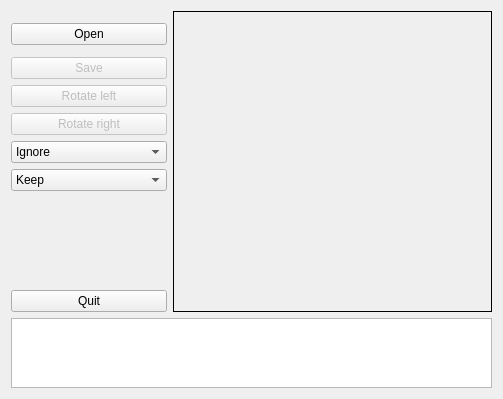
<?xml version="1.0" encoding="UTF-8"?>
<ui version="4.0">
 <class>KImageUI</class>
 <widget class="QWidget" name="KImageUI">
  <property name="geometry">
   <rect>
    <x>0</x>
    <y>0</y>
    <width>503</width>
    <height>399</height>
   </rect>
  </property>
  <property name="windowTitle">
   <string>Form</string>
  </property>
  <layout class="QGridLayout" name="gridLayout">
   <item row="7" column="0">
    <widget class="QComboBox" name="m_view">
     <item>
      <property name="text">
       <string>Ignore</string>
      </property>
     </item>
     <item>
      <property name="text">
       <string>Keep</string>
      </property>
     </item>
     <item>
      <property name="text">
       <string>Expanding</string>
      </property>
     </item>
    </widget>
   </item>
   <item row="2" column="0">
    <widget class="QPushButton" name="m_open">
     <property name="sizePolicy">
      <sizepolicy hsizetype="Preferred" vsizetype="Preferred">
       <horstretch>0</horstretch>
       <verstretch>0</verstretch>
      </sizepolicy>
     </property>
     <property name="maximumSize">
      <size>
       <width>16777215</width>
       <height>16777215</height>
      </size>
     </property>
     <property name="text">
      <string>Open</string>
     </property>
     <property name="icon">
      <iconset theme="document-open">
       <normaloff/>
      </iconset>
     </property>
    </widget>
   </item>
   <item row="4" column="0">
    <widget class="QPushButton" name="m_save">
     <property name="enabled">
      <bool>false</bool>
     </property>
     <property name="sizePolicy">
      <sizepolicy hsizetype="Preferred" vsizetype="Preferred">
       <horstretch>0</horstretch>
       <verstretch>0</verstretch>
      </sizepolicy>
     </property>
     <property name="text">
      <string>Save</string>
     </property>
     <property name="icon">
      <iconset theme="document-save">
       <normaloff/>
      </iconset>
     </property>
    </widget>
   </item>
   <item row="10" column="0">
    <widget class="QPushButton" name="m_quit">
     <property name="enabled">
      <bool>true</bool>
     </property>
     <property name="text">
      <string>Quit</string>
     </property>
     <property name="icon">
      <iconset theme="application-exit">
       <normaloff/>
      </iconset>
     </property>
    </widget>
   </item>
   <item row="5" column="0">
    <widget class="QPushButton" name="m_rotateleft">
     <property name="enabled">
      <bool>false</bool>
     </property>
     <property name="text">
      <string>Rotate left</string>
     </property>
     <property name="icon">
      <iconset theme="object-rotate-left">
       <normaloff/>
      </iconset>
     </property>
    </widget>
   </item>
   <item row="9" column="0">
    <spacer name="verticalSpacer">
     <property name="orientation">
      <enum>Qt::Vertical</enum>
     </property>
     <property name="sizeHint" stdset="0">
      <size>
       <width>20</width>
       <height>217</height>
      </size>
     </property>
    </spacer>
   </item>
   <item row="0" column="1" rowspan="11">
    <widget class="QLabel" name="m_image">
     <property name="sizePolicy">
      <sizepolicy hsizetype="Expanding" vsizetype="Preferred">
       <horstretch>0</horstretch>
       <verstretch>0</verstretch>
      </sizepolicy>
     </property>
     <property name="frameShape">
      <enum>QFrame::Box</enum>
     </property>
     <property name="frameShadow">
      <enum>QFrame::Plain</enum>
     </property>
     <property name="text">
      <string/>
     </property>
    </widget>
   </item>
   <item row="11" column="0" colspan="2">
    <widget class="QListWidget" name="m_thumbnail">
     <property name="verticalScrollBarPolicy">
      <enum>Qt::ScrollBarAlwaysOff</enum>
     </property>
     <property name="flow">
      <enum>QListView::LeftToRight</enum>
     </property>
    </widget>
   </item>
   <item row="6" column="0">
    <widget class="QPushButton" name="m_rotateright">
     <property name="enabled">
      <bool>false</bool>
     </property>
     <property name="text">
      <string>Rotate right</string>
     </property>
     <property name="icon">
      <iconset theme="object-rotate-right">
       <normaloff/>
      </iconset>
     </property>
    </widget>
   </item>
   <item row="8" column="0">
    <widget class="QComboBox" name="m_format">
     <item>
      <property name="text">
       <string>Keep</string>
      </property>
     </item>
     <item>
      <property name="text">
       <string>Mono</string>
      </property>
     </item>
     <item>
      <property name="text">
       <string>MonoLSB</string>
      </property>
     </item>
     <item>
      <property name="text">
       <string>RGB32</string>
      </property>
     </item>
     <item>
      <property name="text">
       <string>ARGB32</string>
      </property>
     </item>
     <item>
      <property name="text">
       <string>ARGB32_Premultiplied</string>
      </property>
     </item>
     <item>
      <property name="text">
       <string>RGB16</string>
      </property>
     </item>
    </widget>
   </item>
  </layout>
 </widget>
 <connections/>
</ui>
